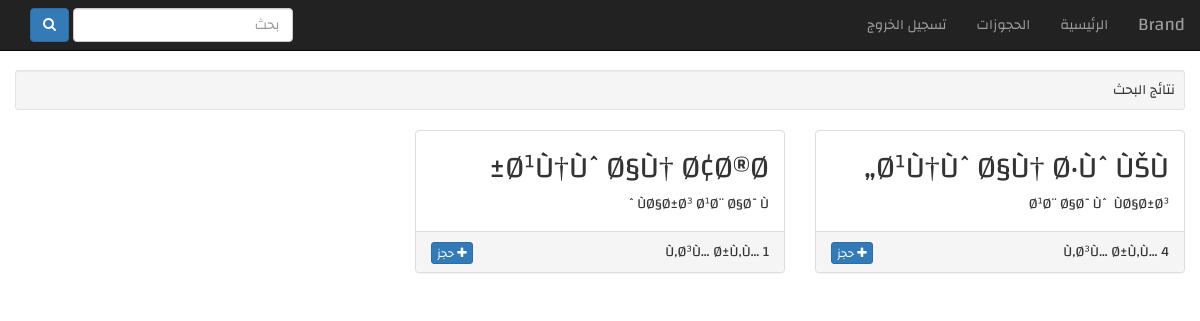
The page /search.php on the database as committed earlier.
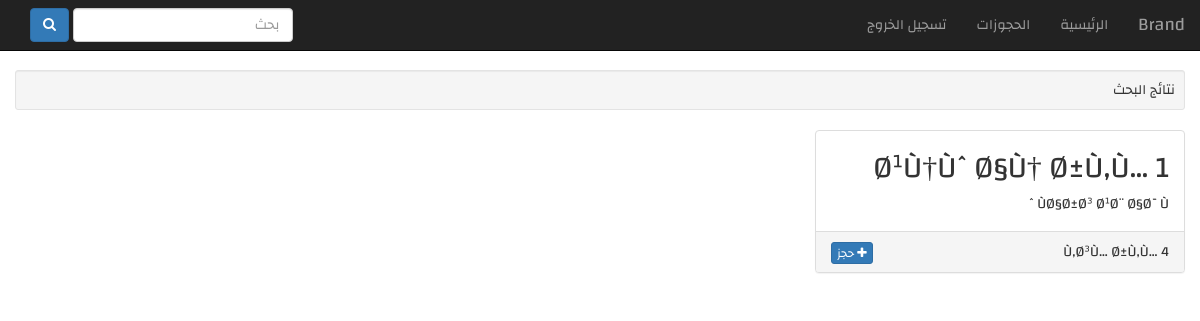
The same page on the database as committed later.
### tables this page shows
CREATE TABLE `ouverages` (
  `ID` int(11) NOT NULL,
  `TITRE` varchar(255) NOT NULL,
  `CAT` varchar(255) NOT NULL,
  `TYPE` varchar(255) NOT NULL,
  `AUTEUR` varchar(255) NOT NULL,
  `DATE_SORTIE` datetime NOT NULL,
  `QT` varchar(11) NOT NULL,
  `QT_DISPONIBLE` varchar(11) NOT NULL,
  `PAGES` varchar(11) NOT NULL
);

### search.php (the view, shortened to what this page needs)
<?php
include 'inc/conf.php';
$categ = array();
$table = '';
$condition = '';
$result = $conn->query("SELECT * FROM categories ");
 if ($result->num_rows > 0) {
    while($row = $result->fetch_assoc()) {
$categ[$row["ID"]] =  $row["NOM_CAT"];
}
}
$result = $conn->query("SELECT * FROM ouverages $condition");
 if ($result->num_rows > 0) {
    while($row = $result->fetch_assoc()) {
  $table .= '<div class="col-sm-4"><div class="panel panel-default"><div class="panel-body"><h2>'.$row["TITRE"].'</h2>';
  $table .= '<p>'.$row["AUTEUR"].'</p></div><div class="panel-footer"> '.$categ[$row["CAT"]].'<a class="btn btn-primary pull-left btn-xs" onclick="reserver('.$row["ID"].')" ><i class="fa fa-plus"></i> حجز</a></div></div></div>';
}
}
 ?>
<!DOCTYPE html>
<html>
  <head>
    <link rel="stylesheet" href="libs/bootstrap/dist/css/bootstrap.css">
    <link rel="stylesheet" href="libs/font-awesome/css/font-awesome.css">
    <link rel="stylesheet" href="libs/bootstrap-rtl/dist/css/bootstrap-rtl.css">
    <link rel="stylesheet" href="libs/css/main.css">
  </head>
  <body>
<?php include 'inc/nav.php'; ?>
<div class="container-fluid" >
<div class="row">
<div class="col-md-12">
<div class="well well-sm">
نتائج البحث
</div>
<div class="row" id="res">
<?php
print $table;
 ?>
</div>
</div>
</div>
</div>
  </body>
 </html>

### inc/nav.php (shortened to what this page needs)
<nav class="navbar navbar-inverse navbar-fixed-top">
  <div class="container-fluid">
    <div class="navbar-header">
      <a class="navbar-brand" href="#">Brand</a>
    </div>
    <div class="collapse navbar-collapse" id="bs-example-navbar-collapse-1">
      <ul class="nav navbar-nav">
        <li><a href="./">الرئيسية <span class="sr-only">(current)</span></a></li>
        <li><a href="#">الحجوزات</a></li>
        <li><a href="./?action=logout">تسجيل الخروج</a></li>
      </ul>
       <form class="navbar-form navbar-left" method="get" action="./search.php">
        <div class="form-group">
          <input type="text" name="q" class="form-control" placeholder="بحث">
        </div>
        <button type="submit" class="btn btn-primary" > <i class="fa fa-search"></i></button>
      </form>
    </div>
  </div>
</nav>

### libs/css/main.css (style rules this page uses)
body { font-family: 'Changa' , Tahoma; }

### search.php (style rules this page uses)
body { padding-top: 70px }
h2 { padding-top: 5px;margin-top:0 }
.panel-body { height:100px;overflow-y: hidden; }

Rows that differ between the two databases and show on the page:
removed ouverages: TITRE "Ø¹Ù†ÙˆØ§Ù† Ø·ÙˆÙŠÙ„", AUTEUR "Ø¹Ø¨Ø§Ø¯Ùˆ ÙØ§Ø±Ø³", CAT "Ù‚Ø³Ù… Ø±Ù‚Ù… 4"
removed ouverages: TITRE "Ø¹Ù†ÙˆØ§Ù† Ø¢Ø®Ø±", AUTEUR "ÙØ§Ø±Ø³ Ø¹Ø¨Ø§Ø¯Ùˆ", CAT "Ù‚Ø³Ù… Ø±Ù‚Ù… 1"
added ouverages: TITRE "Ø¹Ù†ÙˆØ§Ù† Ø±Ù‚Ù… 1", AUTEUR "ÙØ§Ø±Ø³ Ø¹Ø¨Ø§Ø¯Ùˆ", CAT "Ù‚Ø³Ù… Ø±Ù‚Ù… 4"
